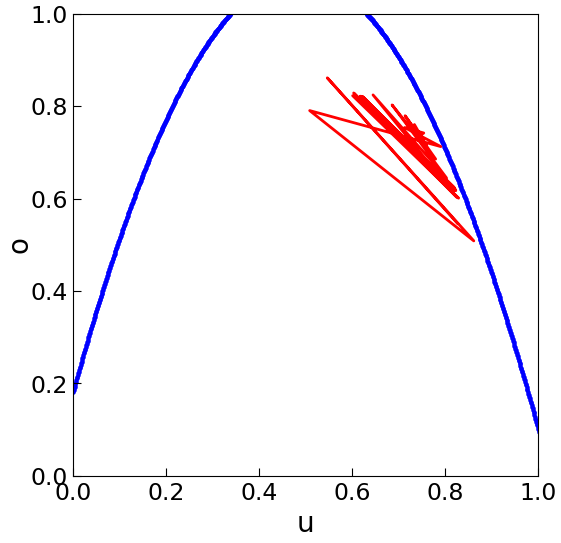

Here is the Python script that generated this plot:
# -----------------------------------------------------------------------------
# ノード結合重み固定(not random)
# 入力重み可変(±winの2値ランダム)
# online学習(RLS)

# 出力重みの学習とシステム同定は1step予測
# その後再帰予測でRCを自立的に動かす(RCの出力を次のRCの入力に)
# RCの予測値が固定点に十分近づいたとき，リザバーのヤコビ行列と制御ゲインを求める
# 制御開始

# -----------------------------------------------------------------------------

import numpy as np
import matplotlib.pyplot as plt
import csv
import sys
import networkx as nx
from numpy.core.fromnumeric import reshape

alpha = 0.8
reservoir_node = 200
input_node = 100
T = 100000                   # 学習ステップ数
predict_T = 100              # 再帰予測のステップ数
ctrl_T = 100                  # 固定点の制御ステップ数

reservoir = np.zeros((reservoir_node,1))
old_reservoir = reservoir
Wout = np.ones((1,reservoir_node))
u = 0.0
o = 0.0

standard_value = 0.01      # 固定点判定(RCの入力と出力の差)の閾値

# ロジスティック写像
logistic_a = 3.9    # 係数
logix = 0.1         # 初期値
old_logix = logix

aa = 0.0
aa_t = np.array([])
original_signal = np.array([])         # ロジスティック写像
fixpoint = 0.744
while aa <= 1.0 :
    logix = logistic_a * aa * (1 - aa)
    aa_t = np.append(aa_t, aa)
    original_signal = np.append(original_signal, logix)

    aa = aa + 0.001
    

result = np.stack([aa_t, original_signal], axis=1)
np.savetxt('original_signal.csv', result, delimiter=',', header='t,original', comments='')

for a in range (100):
    logix = logistic_a * old_logix * (1 - old_logix)
    old_logix = logix

# W生成 --------------------------------------------------------------------------------------------------
def make_W():
    p = 0.05     #辺を生成する確率

    # erdos_renyi グラフ作成
    G = nx.erdos_renyi_graph(reservoir_node, p, directed = 1)

    ary = nx.to_numpy_array(G)
    normal_distribution = np.random.normal(0.0, 1.0, (reservoir_node, reservoir_node))
    W = normal_distribution*ary
    spectral_radius = max(abs(np.linalg.eigvals(W)))
    W = W / spectral_radius * 0.9999
    with open('W.csv','w', newline='') as f:
        writer = csv.writer(f)
        writer.writerows(W)

    fig = plt.figure(figsize = (8, 8), dpi = 100)

    #pos = nx.spring_layout(G)
    pos = nx.random_layout(G)

    nx.draw_networkx(G, pos)
    plt.axis("off")
    #plt.show()
    fig.savefig('W_network.pdf', bbox_inches='tight', pad_inches=0.05)
    fig.savefig('W_network.png', bbox_inches='tight', pad_inches=0.05)

    #print(G.degree)
    #print(nx.degree_histogram(G))

    fig = plt.figure(figsize = (8, 6), dpi = 100)
    G_degree = G.degree()
    degree_sequence = dict(G_degree).values()
    bins = range(0,reservoir_node)
    plt.hist(degree_sequence, bins = bins)

    plt.xlim(xmin = 0)

    plt.xlabel("degree",fontsize=20)
    plt.ylabel("frequency",fontsize=20)
    plt.tick_params(direction = "in", labelsize=17, pad = 5, length = 6)
    #plt.show()

    fig.savefig('W_network_hist.pdf', bbox_inches='tight', pad_inches=0.05)
    fig.savefig('W_network_hist.png', bbox_inches='tight', pad_inches=0.05)

    print("W生成 終了")

# Win生成 ---------------------------------------------------------------------------------------
def make_Win():
    win = 0.5

    # Win = ±winの2値ランダム
    Win = (np.random.randint(0, 2, (reservoir_node,1)) * 2 - 1) * win
    Win[:reservoir_node-input_node] = 0.0

    with open('W_in.csv','w', newline='') as f:
        writer = csv.writer(f)
        writer.writerows(Win)
    
    print("Win生成 終了")

# Wout生成(学習) ---------------------------------------------------------------------------------
def make_Wout():
    global u, o, logix, old_logix, reservoir, old_reservoir, Win, W, Wout

    #Wout更新用変数
    delta = 0.00001
    mu = 0.95
    e = 0.0
    P = np.identity(reservoir_node) / delta

    #出力重み学習
    logi_plot = np.array([])
    RC_plot = np.array([])
    t = np.array([])
    for a in range(0,T+1):
        # x1の予測
        u = logix
        reservoir = (1-alpha)*old_reservoir + alpha*(np.tanh(Win*u + W@old_reservoir))
        o = Wout @ reservoir
        
        #Wout更新
        logix = logistic_a * old_logix * (1 - old_logix)
        old_logix = logix

        target = logix
        e = target - o
        P = (P - (P @ reservoir @ reservoir.T @ P)/(mu + reservoir.T @ P @ reservoir)) / mu
        L = P @ reservoir / (mu + reservoir.T @ P @ reservoir)
        Wout = Wout + L.T * e

        old_reservoir = reservoir
        mu = (1-0.01)*mu + 0.01

        logi_plot = np.append(logi_plot, logix)
        o = Wout @ reservoir
        RC_plot = np.append(RC_plot, o)
        t = np.append(t, a)

    result = np.stack([t, logi_plot, RC_plot], axis=1)
    np.savetxt('learn_result.csv', result, delimiter=',', header='t,original,RCoutput', comments='')
    np.savetxt('W_out.csv', Wout, delimiter=',')
    np.savetxt('reservoir.csv', reservoir, delimiter=',')

    fig = plt.figure(figsize = (12, 5), dpi = 100)
    ax1 = fig.add_subplot(1,1,1)
    ax1.plot(t, logi_plot, lw = 2, zorder=1, c = 'orange', label="")
    ax1.plot(t, RC_plot, lw = 2, zorder=2, c = 'blue', label="")

    ax1.set_xlabel('t', fontsize=20)
    ax1.set_ylabel('x', fontsize=20, labelpad=-2)
    ax1.set_xlim(0, T)

    ax1.tick_params(direction = "in", labelsize=17, pad = 4, length = 6)

    fig.savefig('1step_pre.pdf', bbox_inches='tight', pad_inches=0.05)
    fig.savefig('1step_pre.png', bbox_inches='tight', pad_inches=0.05)

    print("Wout生成 & システム同定 終了")

# 固定点安定化 ------------------------------------------------------------------------------
def control():
    global u, o, logix, old_logix, reservoir, old_reservoir, Win, W, Wout

    ctrl = np.array([])
    ctrl_time = np.array([])

    u = -1
    while standard_value < abs(u - o):
        # x1の予測
        u = o
        reservoir = (1-alpha)*old_reservoir + alpha*(np.tanh(Win*u + W@old_reservoir))
        o = Wout @ reservoir
    
        old_reservoir = reservoir

        if  (o<0.0) or (o>1.0):
            print("予測値が0~1の範囲外です")
            break
    fixpt = o
    print("固定点", fixpt)

    # ヤコビ行列 A = ∂x_j / ∂x_k と制御ゲインKの算出
    I = np.identity(reservoir_node)
    A = np.identity(reservoir_node) * (1-alpha) # ヤコビ行列
    K = np.zeros((reservoir_node,reservoir_node)) # 制御ゲイン

    j = 0  
    while j < reservoir_node:
        k = 0
        while k < reservoir_node:
            if j != k:
                if W[j,k] != 0:
                    l = 0
                    aaa = 0.0
                    while l < reservoir_node:
                        if l != k:
                            aaa = aaa + W[j,l]*old_reservoir[l]
                        if l == k:
                            aaa = aaa + W[j,l]*old_reservoir[l]
                        l = l+1
                    #print("aaa",aaa)
                    #print("Win[j]",Win[j])
                    #print("W[j,k]",W[j,k])
                    A[j,k] = alpha * W[j,k] / pow(np.cosh(Win[j]*o + aaa), 2)
            k = k+1
        j = j+1
    with open('logi_A.csv','w', newline='') as f:
        writer = csv.writer(f)
        writer.writerows(A)
    K = -(np.linalg.inv(I-A)) @ A
    with open('logi_K.csv','w', newline='') as f:
        writer = csv.writer(f)
        writer.writerows(K)

    # 安定化システム観察
    input = np.array([])
    for a in range (0,2000):
        # x1の予測
        u = a/1000
        reservoir = (I-K)@((1-alpha)*old_reservoir + alpha*(np.tanh(Win*u + W@old_reservoir))) + K@old_reservoir
        o = Wout @ reservoir

        # 予測結果plot
        ctrl = np.append(ctrl, o)
        input = np.append(input, u)
    np.savetxt('ctrl_system_watch.csv', ctrl, delimiter=',')

    # 安定化
    t = np.array([])
    tt = 0
    o = fixpt
    for a in range (0,ctrl_T+1):
        # x1の予測
        u = o
        reservoir = (I-K)@((1-alpha)*old_reservoir + alpha*(np.tanh(Win*u + W@old_reservoir))) + K@old_reservoir
        o = Wout @ reservoir

        old_reservoir = reservoir

        # 予測結果plot
        ctrl_time = np.append(ctrl_time, o)
        t = np.append(t, tt)
        tt = tt + 1
    print("制御後", ctrl_time)
    np.savetxt('ctrl_result.csv', ctrl_time, delimiter=',')

    fig = plt.figure(figsize = (6, 6), dpi = 100)
    ax2 = fig.add_subplot(1,1,1)
    ax2.scatter(input, ctrl, s = 5, zorder=1, c = 'blue', label="")
    ax2.plot(ctrl_time[:-1], ctrl_time[1:], lw = 2, zorder=2, c = 'red', label="")

    ax2.set_xlabel('u', fontsize=20)
    ax2.set_ylabel('o', fontsize=20, labelpad=-2)
    ax2.set_xlim(0,1.0)
    ax2.set_ylim(0,1.0)

    ax2.tick_params(direction = "in", labelsize=17, pad = 4, length = 6)

    fig.savefig('ctrl_system_watch.pdf', bbox_inches='tight', pad_inches=0.05)
    fig.savefig('ctrl_system_watch.png', bbox_inches='tight', pad_inches=0.05)

# --------------------------------------------------------------------------------------------------------------

# W 読み込み
#make_W()
W = np.loadtxt('W.csv', delimiter=',', dtype='float')
spectral_radius = max(abs(np.linalg.eigvals(W)))
print('スペクトル半径', spectral_radius)

# Win 読み込み
#make_Win()
Win = np.loadtxt('W_in.csv', dtype='float')
Win = np.reshape(Win, (reservoir_node, 1))

# Wout 学習
#make_Wout()
reservoir = np.loadtxt('reservoir.csv', delimiter=',', dtype='float')
reservoir = np.reshape(reservoir, (reservoir_node, 1))
old_reservoir = reservoir
Wout = np.loadtxt('W_out.csv', delimiter=',', dtype='float')
old_logix = np.loadtxt('learn_result.csv', delimiter=',', dtype='float', skiprows=T+1, usecols=1)
o = Wout @ reservoir

# stability tranceformation
control()